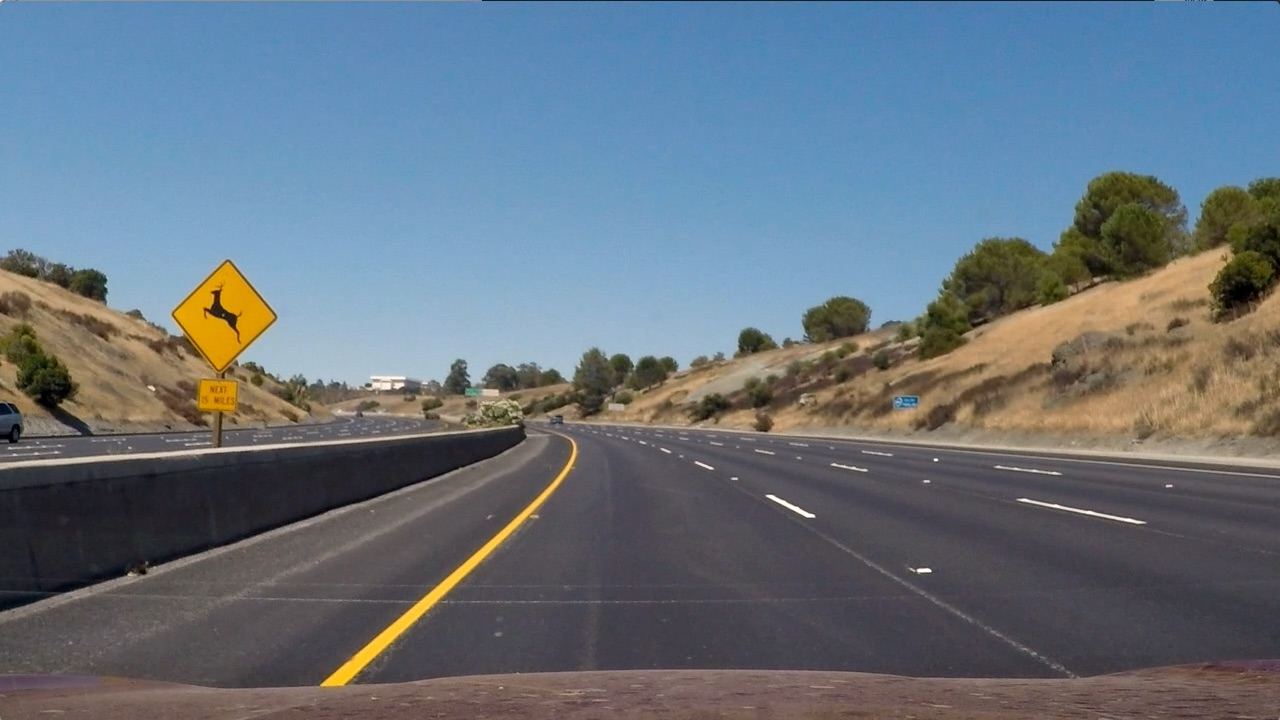
#> input picture test_images/test2.jpg, 1280 x 720 px; its folder holds only this picture in this run
$ jupyter execute --allow-errors VehicleDetection.ipynb   (shell and % lines are left out)   (older library calls are emulated)
#> lines starting #> are read from the running program, lines starting #| are printed output that depends on the picture
#> further down, img is the input picture: shape (720, 1280, 3); mean R, G, B 102.8, 114.6, 125.5
#> `img_tosearch = img[ystart:ystop,:,:]`:
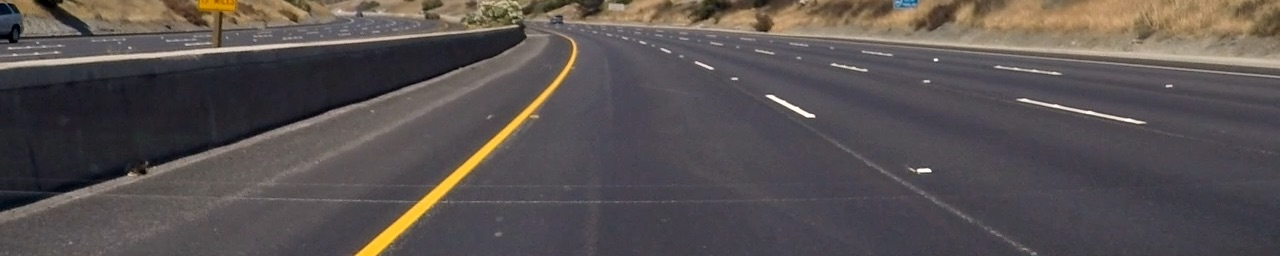
#> img_tosearch: shape (256, 1280, 3) float32; mean R, G, B 0.345, 0.32, 0.317
#> `ctrans_tosearch = cv2.cvtColor(img_tosearch, cv2.COLOR_RGB2YCrCb)`: ctrans_tosearch: shape (256, 1280, 3) float32; mean of channels 0, 1, 2 0.327, 0.513, 0.494
#> `ctrans_tosearch = cv2.resize(ctrans_tosearch, (np.int(imshape[1]/scale..`: ctrans_tosearch: shape (170, 853, 3) float32; mean of channels 0, 1, 2 0.327, 0.513, 0.494
#> `ch1 = ctrans_tosearch[:,:,0]`:
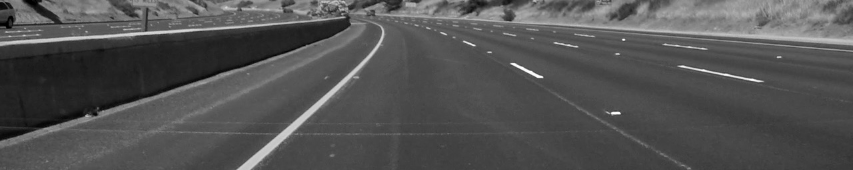
#> ch1: shape (170, 853) float32; min 0.000617, max 0.997, mean 0.327
#> `ch2 = ctrans_tosearch[:,:,1]`:
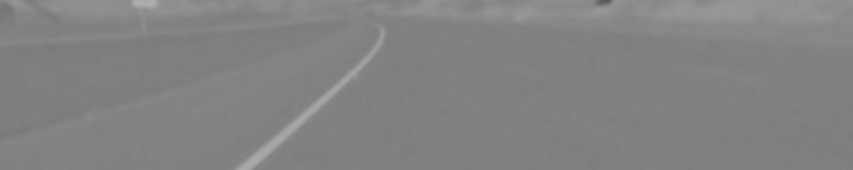
#> ch2: shape (170, 853) float32; min 0.344, max 0.68, mean 0.513
#> `ch3 = ctrans_tosearch[:,:,2]`:
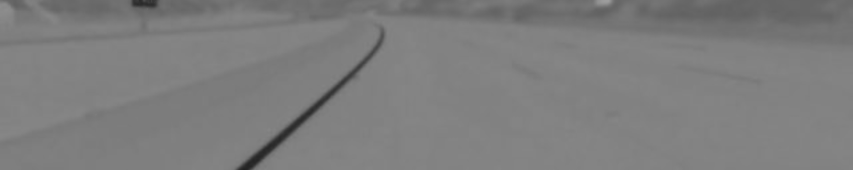
#> ch3: shape (170, 853) float32; min 0.132, max 0.618, mean 0.494
# Load Images

[cell 1]
import os
import glob

[cell 2]
# Images are divided up into vehicles and non-vehicles folders, each containing subfolders with the respective category

# Vehicle images
basedir = 'vehicles/'
# Get subfolders in 'vehicles/'
#> (the rest of this cell did not finish here and is left out)

[cell 3]
import matplotlib.image as mpimg
import matplotlib.pyplot as plt
import numpy as np
import cv2
import time
from skimage.feature import hog
from sklearn.svm import LinearSVC
from sklearn.preprocessing import StandardScaler
from sklearn.model_selection import train_test_split

[cell 4]
# Define a function to return HOG features and visualization
def get_hog_features(img, orient, pix_per_cell, cell_per_block,
                        vis=False, feature_vec=True):
    # Call with two outputs if vis==True
    if vis == True:
        features, hog_image = hog(img, orientations=orient,
                                  pixels_per_cell=(pix_per_cell, pix_per_cell),
                                  cells_per_block=(cell_per_block, cell_per_block),
                                  transform_sqrt=False,
                                  visualise=vis, feature_vector=feature_vec)
        return features, hog_image
    # Otherwise call with one output
    else:
        features = hog(img, orientations=orient,
                       pixels_per_cell=(pix_per_cell, pix_per_cell),
                       cells_per_block=(cell_per_block, cell_per_block),
                       transform_sqrt=False,
                       visualise=vis, feature_vector=feature_vec)
        return features

# Define a function to compute binned color features
def bin_spatial(img, size=(32, 32)):
    color1 = cv2.resize(img[:,:,0], size).ravel()
    color2 = cv2.resize(img[:,:,1], size).ravel()
    color3 = cv2.resize(img[:,:,2], size).ravel()
    return np.hstack((color1, color2, color3))

# Define a function to compute color histogram features
def color_hist(img, nbins=32):
    # Compute the histogram of the color channels separately
    channel1_hist = np.histogram(img[:,:,0], bins=nbins)
    channel2_hist = np.histogram(img[:,:,1], bins=nbins)
    channel3_hist = np.histogram(img[:,:,2], bins=nbins)
    # Concatenate the histograms into a single feature vector
    hist_features = np.concatenate((channel1_hist[0], channel2_hist[0], channel3_hist[0]))
    # Return the individual histograms, bin_centers and feature vector
    return hist_features

# Define a function to extract features from a list of images
# Have this function call bin_spatial() and color_hist()
# [118 lines left out: functions extract_features, single_img_features, visualize, not called in this run]

# Visualize Hog Features on Vehicle and Non-Vehicle Image

#> (a cell that did not finish here is left out)

# Trying different parameters for features for LinearSVC

[cell 6]
color_spaces = ['RGB', 'HSV', 'LUV', 'HLS', 'YUV', 'YCrCb']
# Try all color spaces
#> (the rest of this cell did not finish here and is left out)

YCrCb color space performed slightly better than all the other color spaces.

[cell 7]
orients = [6, 12]
# Try decreasing and increasing HOG orientations
#> (the rest of this cell did not finish here and is left out)

9 HOG orientations gives the highest accuracy when compared to 6 and 12

[cell 8]
pix_per_cells = [6, 10]
# Try decreasing and increasing pixels per cell
#> (the rest of this cell did not finish here and is left out)

[cell 9]
cell_per_blocks = [1, 3]
# Try decreasing and increasing cells per block
#> (the rest of this cell did not finish here and is left out)

# Best parameters for LinearSVC

[cell 10]
color_space = 'YCrCb' # Can be RGB, HSV, LUV, HLS, YUV, YCrCb
orient = 9  # HOG orientations
pix_per_cell = 8 # HOG pixels per cell
cell_per_block = 2 # HOG cells per block
hog_channel = "ALL" # Can be 0, 1, 2, or "ALL"
spatial_size = (32, 32) # Spatial binning dimensions
hist_bins = 32    # Number of histogram bins
spatial_feat = True # Spatial features on or off
hist_feat = True # Histogram features on or off
hog_feat = True # HOG features on or off

use_n_samples = False
t = time.time()
n_samples = 2000
#> (the rest of this cell did not finish here and is left out)

[cell 11]
search_path = 'test_images/*'
example_images = glob.glob(search_path)
out_images = []
out_maps = []
out_titles = []
out_boxes = []
# Consider only area of interest in y
ystart = 400
ystop = 656
scale = 1.5
# Iterate over test images
#> (the rest of this cell did not finish here and is left out)

    hog3 = get_hog_features(ch3, orient, pix_per_cell, cell_per_block, feature_vec=False)

    for xb in range(nxsteps):
        for yb in range(nysteps):
            count += 1
            ypos = yb*cells_per_step
            xpos = xb*cells_per_step
            # Extract HOG for this patch
            hog_feat1 = hog1[ypos:ypos+nblocks_per_window, xpos:xpos+nblocks_per_window].ravel()
            hog_feat2 = hog2[ypos:ypos+nblocks_per_window, xpos:xpos+nblocks_per_window].ravel()
            hog_feat3 = hog3[ypos:ypos+nblocks_per_window, xpos:xpos+nblocks_per_window].ravel()
            hog_features = np.hstack((hog_feat1, hog_feat2, hog_feat3))

            xleft = xpos*pix_per_cell
            ytop = ypos*pix_per_cell

            # Extract the image patch
            subimg = cv2.resize(ctrans_tosearch[ytop:ytop+window, xleft:xleft+window], (64,64))

            # Get color features
            spatial_features = bin_spatial(subimg, size=spatial_size)
            hist_features = color_hist(subimg, nbins=hist_bins)

            # Scale features and make a prediction
            test_features = X_scaler.transform(np.hstack((spatial_features, hist_features, hog_features)).reshape(1, -1))
            #test_features = X_scaler.transform(np.hstack((shape_feat, hist_feat)).reshape(1, -1))
            test_prediction = svc.predict(test_features)

            if test_prediction == 1:
                xbox_left = np.int(xleft*scale)
                ytop_draw = np.int(ytop*scale)
                win_draw = np.int(window*scale)
                cv2.rectangle(draw_img,(xbox_left,ytop_draw+ystart),(xbox_left+win_draw,ytop_draw+win_draw+ystart),(0,0,255),6)
                img_boxes.append(((xbox_left,ytop_draw+ystart), (xbox_left+win_draw,ytop_draw+win_draw+ystart)))
                heatmap[ytop_draw+ystart:ytop_draw+win_draw+ystart, xbox_left:xbox_left+win_draw] += 1

    print(time.time()-t, 'seconds to run, total windows =', count)

    out_images.append(draw_img)

    out_titles.append(img_src[-9:])
    out_titles.append(img_src[-9:])
    out_images.append(heatmap)
    out_maps.append(heatmap)
    out_boxes.append(img_boxes)

fig = plt.figure(figsize=(12,24))
visualize(fig, 8, 2, out_images, out_titles)

#> (a cell that did not finish here is left out)

[cell 13]
import copy

# [72 lines left out: function find_cars, not called in this run]

[cell 14]
from scipy.ndimage.measurements import label

# [20 lines left out: functions apply_threshold, draw_labeled_bboxes, not called in this run]

[cell 15]
out_images = []
#> out_images = []
out_maps = []
ystart = 400
ystop = 656
scale = 1.5
# Iterate over test images
#> (the rest of this cell did not finish here and is left out)

$ run again, on test_images/test6.jpg
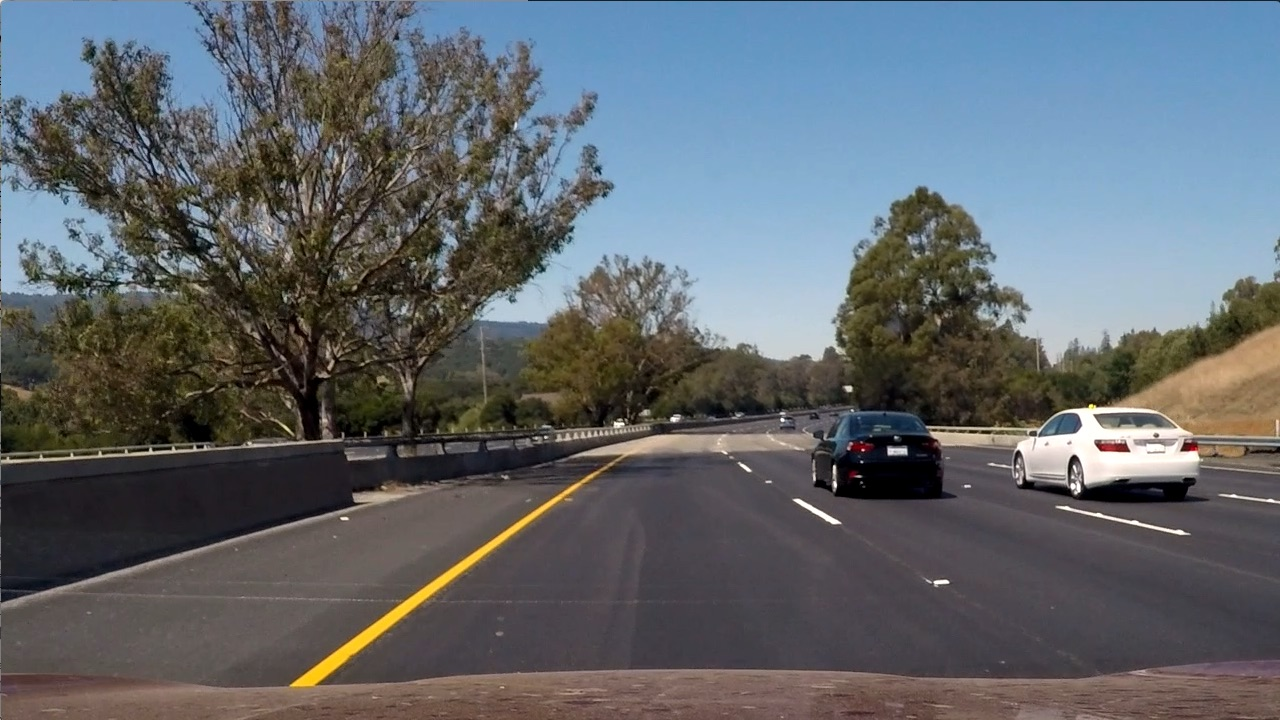
#> input picture test_images/test6.jpg, 1280 x 720 px
#> img is the input picture: shape (720, 1280, 3); mean R, G, B 97, 102.6, 107.9
#> `ch1 = ctrans_tosearch[:,:,0]`:
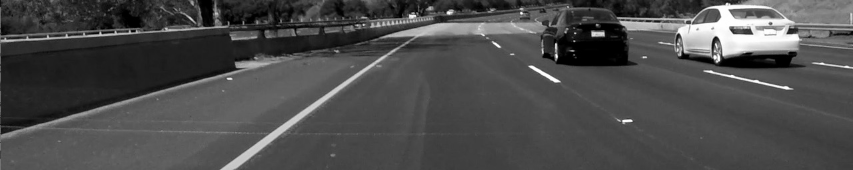
#> ch1: shape (170, 853) float32; min 0, max 1, mean 0.299
#> `ch3 = ctrans_tosearch[:,:,2]`:
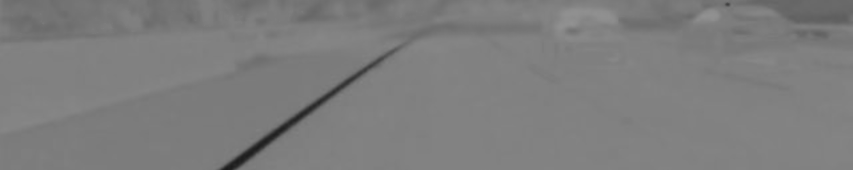
#> ch3: shape (170, 853) float32; min 0.106, max 0.576, mean 0.493
#> out_images = []

$ run again, on test_images/test3.jpg
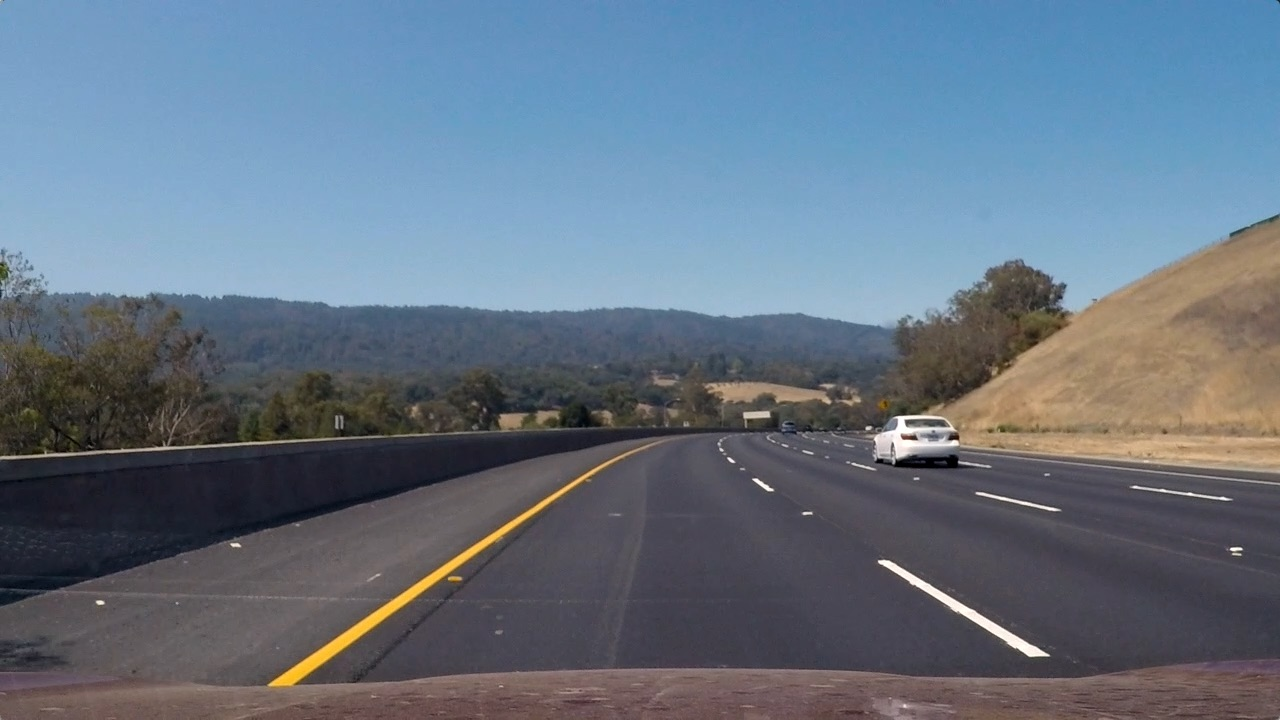
#> input picture test_images/test3.jpg, 1280 x 720 px
#> img is the input picture: shape (720, 1280, 3); mean R, G, B 101.1, 115.3, 130.7
#> `ch1 = ctrans_tosearch[:,:,0]`:
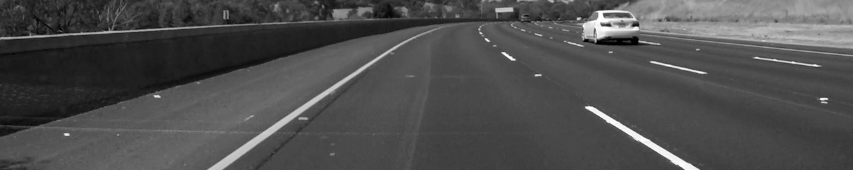
#> ch1: shape (170, 853) float32; min 0.000135, max 0.999, mean 0.307
#> `ch3 = ctrans_tosearch[:,:,2]`:
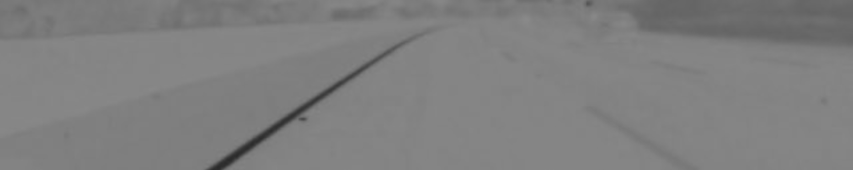
#> ch3: shape (170, 853) float32; min 0.165, max 0.541, mean 0.502
#> out_images = []

$ run again, on test_images/test4.jpg
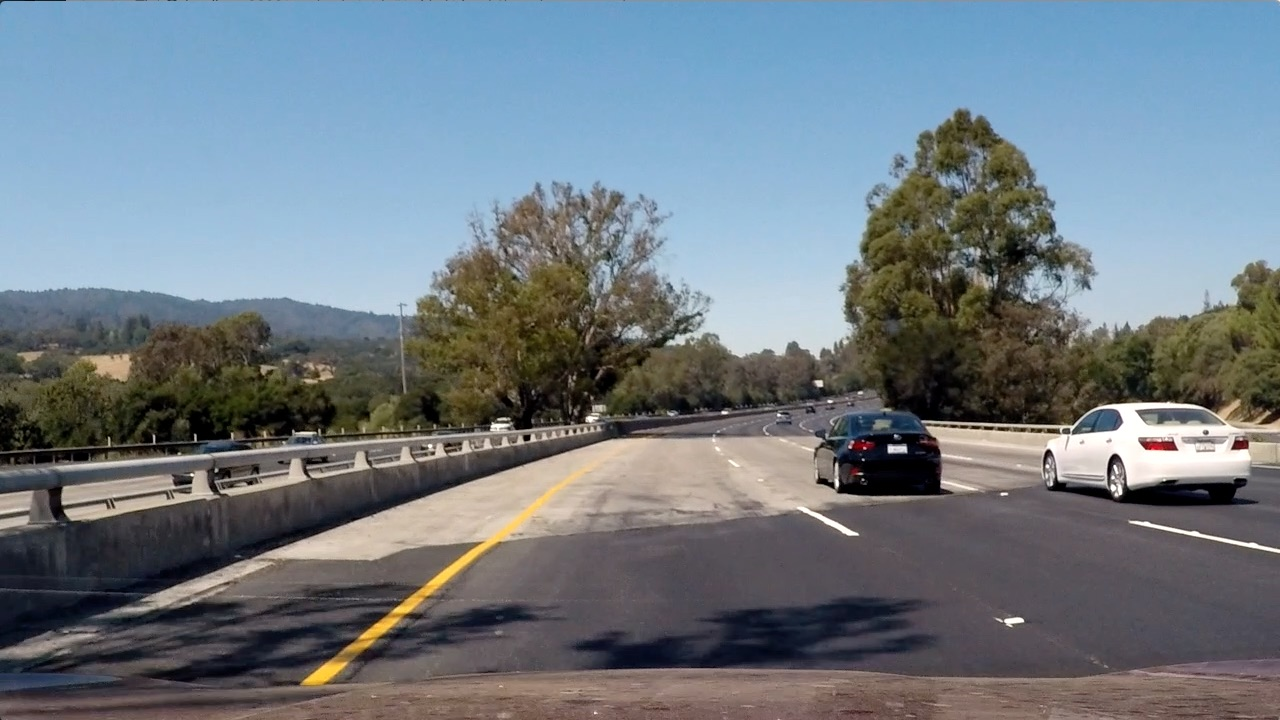
#> input picture test_images/test4.jpg, 1280 x 720 px
#> img is the input picture: shape (720, 1280, 3); mean R, G, B 112.2, 122.7, 130.9
#> `ch1 = ctrans_tosearch[:,:,0]`:
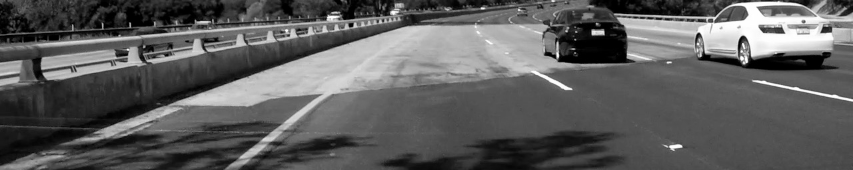
#> ch1: shape (170, 853) float32; min 0, max 1, mean 0.368
#> `ch3 = ctrans_tosearch[:,:,2]`:
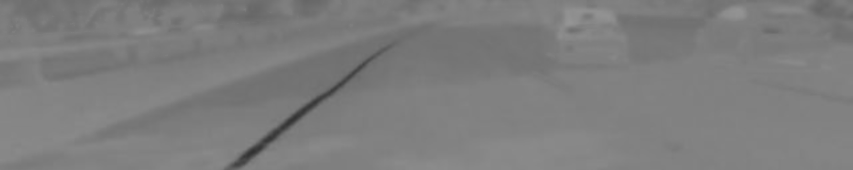
#> ch3: shape (170, 853) float32; min 0.195, max 0.586, mean 0.493
#> out_images = []

$ run again, on test_images/test5.jpg
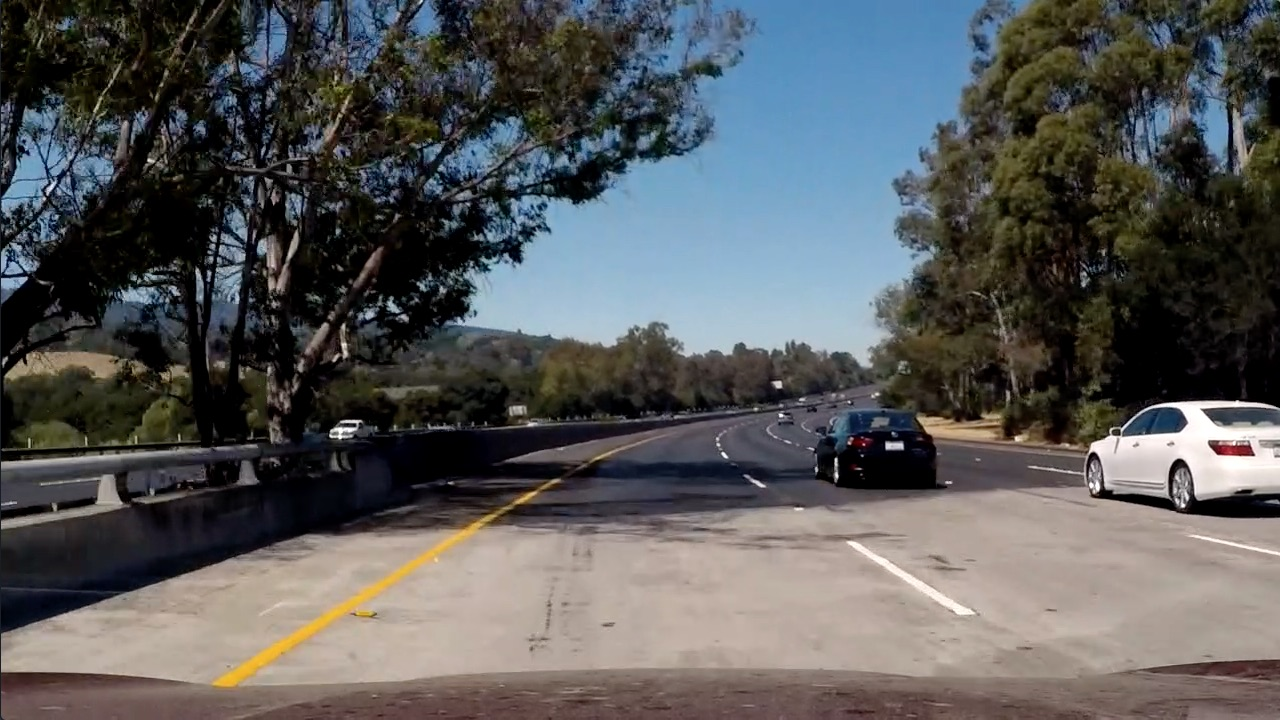
#> input picture test_images/test5.jpg, 1280 x 720 px
#> img is the input picture: shape (720, 1280, 3); mean R, G, B 88.5, 89.3, 89.8
#> `ch3 = ctrans_tosearch[:,:,2]`:
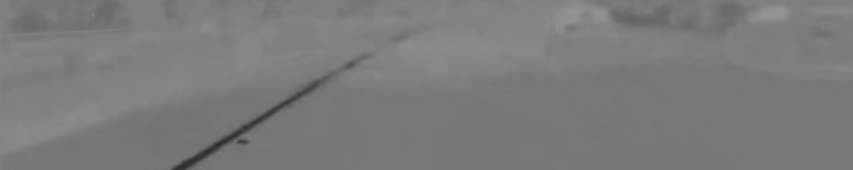
#> ch3: shape (170, 853) float32; min 0.179, max 0.591, mean 0.485
#> out_images = []
